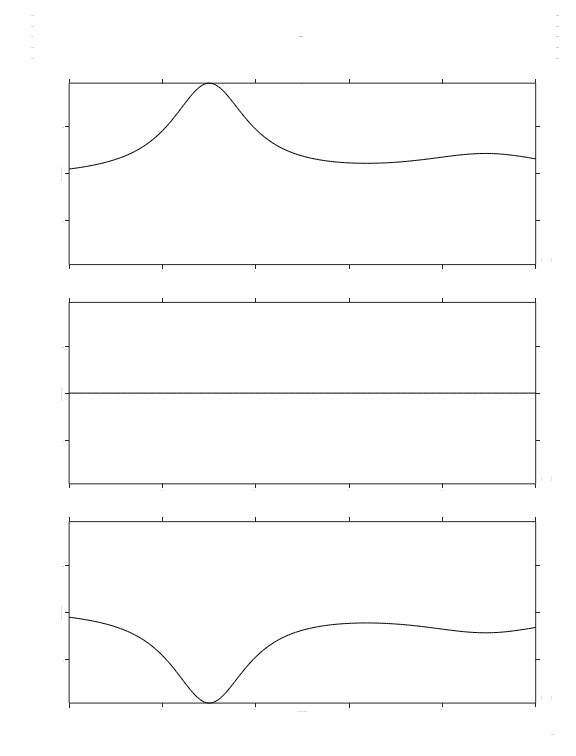

The MATLAB script that drew this image:
function h=plot3x1(varargin);

%PLOT3x1 - generic 3-panel plot routine
%
%h=plot3x1(data,cas,strXType,strXUnits,strYType,strYUnits,casUL,casUR,strComment,strTitle,strVersion,casSides);
%or
%h=plot3x1; % for template
%
%Inputs: data - matrix of [x yTop yMiddle yBottom]
%        cas - cell array of strings for ylabeling {'X-Axis','Y-Axis','Z-Axis'}
%        strXType - string for x-type (like 'Time')
%        strXUnits - string for x-units (like 'seconds')
%        strYType - string for y-type (like 'Acceleration')
%        strYUnits - string for y-units (like 'g')
%        casUL - cell array of strings for upper left text (max of 5)
%        casUR - cell array of strings for upper right text (max of 5)
%        strComment - string for comment at top
%        strTitle - string for title of top axes (usually 'Start <TimeBase> <StartTime>')
%        strVersion - version control string
%        casSides - cell array of strings for right side, rotated, axes-hugging text (max 2)
%                   casSides{1} for Axes11
%                   casSides{2} for Axes21
%                   casSides{3} for Axes31
%
%Outputs: h - structure of handles

%Author: Ken Hrovat, 1/18/2001
% $Id: plot3x1.m 4160 2009-12-11 19:10:14Z khrovat $

if nargin==0;
   [x,y]=humps(0:5e-3:1);x=x(:);y=y(:);
   data=[x y 1e-6*y -y];
   cas={'cas{1}','cas{2}','cas{3}'};
   strXType='strXType';
   strXUnits='strXUnits';
   strYType='strYType';
   strYUnits='strYUnits';
   casUL={'casUL{1}','casUL{2}','casUL{3}','casUL{4}','casUL{5}'};
   casUR={'casUR{1}','casUR{2}','casUR{3}','casUR{4}','casUR{5}'};
   strComment='strComment';
   strTitle='strTitle';
   strVersion='strVersion';
   casSides={{'casSides{1}{1}','casSides{1}{2}'};{'casSides{2}{1}','casSides{2}{2}'};{'casSides{3}{1}','casSides{3}{2}'}};
else
   [data,cas,strXType,strXUnits,strYType,strYUnits,casUL,casUR,strComment,strTitle,strVersion,casSides]=deal(varargin{:});
end

% Gather axis settings
xmin=min(data(:,1));
xmax=max(data(:,1));
ymin=min(min(data(:,2:end)));
ymax=max(max(data(:,2:end)));

% Figure layout
h.Figure = figure('Color',[1 1 1], ...
	'PaperPosition',[18 9 576 756], ...
	'PaperUnits','points', ...
	'Position',[69 9 765 960], ...
	'ResizeFcn','doresize(gcbf)', ...
	'Tag','Figure3x1', ...
	'ToolBar','figure', ...
   'DefaultaxesCreateFcn','plotedit(gcbf,''promoteoverlay'');');

% Start with bottom and work up (for backwards MATLAB handle issue)
% Axes31
h=locAxesLineText(3,h,data(:,1),data(:,4),cas,strYType,strYUnits,casSides);
h.TextXLabel31=xlabel(sprintf('%s (%s)',strXType,strXUnits));
h.TextVersion = text('Parent',h.Axes31, ...
	'Units','normalized', ...
	'Color',[0 0 0], ...
	'FontName','times', ...
	'FontSize',4, ...
	'HorizontalAlignment','right', ...
	'Position',[1.04 -0.17 0], ...
	'String',strVersion, ...
   'Tag','TextVersion');

% Axes21
h=locAxesLineText(2,h,data(:,1),data(:,3),cas,strYType,strYUnits,casSides);

% Axes11
h=locAxesLineText(1,h,data(:,1),data(:,2),cas,strYType,strYUnits,casSides);

% Title
h.TextTitle11=title(strTitle); set(h.TextTitle11,'tag','TextTitle11');

% Comment
h.TextComment = text('Parent',h.Axes11, ...
	'Units','normalized', ...
	'FontName','times', ...
	'HorizontalAlignment','center', ...
	'Position',[0.49597423510467 1.26 0], ...
	'String',strComment, ...
   'Tag','TextComment');

% TextUL (Upper Left)
posTextUL=-0.08;
for i=1:length(casUL)
   h=locTextUpper(i,h,posTextUL,casUL);
end

% TextUR (Upper Right)
posTextUR=1.05;
for i=1:length(casUR)
   h=locTextUpper(i,h,posTextUR,casUR);
end

% Need smarter setxlim function
set([h.Axes11 h.Axes21 h.Axes31],'xlim',[xmin xmax]);

% Need smarter setylim function
set([h.Axes11 h.Axes21 h.Axes31],'ylim',[ymin ymax]);

set([h.Axes11 h.Axes21 h.Axes31],'tickdir','out');

% Convenience handles
h.AxesALL=[h.Axes11; h.Axes21; h.Axes31];

% Tag axes last because of MATLAB funny
set(h.Axes11,'tag','Axes11');
set(h.Axes21,'tag','Axes21');
set(h.Axes31,'tag','Axes31');

%%%%%%%%%%%%%%%%%%%%%%%%%%%%%%%%%%%%%%%%%%%%%%%%%%%%%%%%%%%%%%%%%%%%
function h=locAxesLineText(r,h,x,y,cas,strYType,strYUnits,casSides);

% Layout parameters for axes (only vertical positions are different)
posAxesX=0.1176470588235294;
posAxesY=0.06818181818181818+0.286363636363636*(3-r);
posAxesW=0.8117647058823529;
posAxesH=0.2409090909090909;
posAxes=[posAxesX posAxesY posAxesW posAxesH];

posAxesX=0.12;
posAxesY=0.07+0.29*(3-r);
posAxesW=0.81;
posAxesH=0.24;
posAxes=[posAxesX posAxesY posAxesW posAxesH];


% Layout parameters for right side text (this for leftmost, rotated, axes-hugging text)
posTextSideOne=[1.009057971014493   0.01882845188284519    0];
deltaTextSidePos=0.0209420289855071;

% Row-column sPosition identifier
strSuffix=sprintf('%d1',r);

% Generate the axes
strAxesTag=['Axes' strSuffix];
hAxes = axes('Parent',h.Figure, ...
	'FontName','times', ...
	'Position',posAxes, ...
	'Tag',strAxesTag, ...
   'TickDir','out');
h=setfield(h,strAxesTag,hAxes);

% Plot the line
hLine=plot(x,y,'k-');
strLineTag=['Line' strSuffix];
set(hLine,'Tag',strLineTag);
h=setfield(h,strLineTag,hLine);

% Insert YLabel
strYLabelTag=['TextYLabel' strSuffix];
hy=ylabel(sprintf('%s %s (%s)',cas{r},strYType,strYUnits));
h=setfield(h,strYLabelTag,hy);

% Insert right-side, rotated, axis-hugging text
if ( ~isempty(casSides) & length(casSides)>=r )
   casSide=casSides{r};
   hts=[];
   for iSide=1:length(casSide)
      strSideTag=sprintf('TextSide%s%d',strSuffix,iSide);
      strText=casSide{iSide};
      hTextSide = text('Parent',hAxes, ...
         'Units','normalized', ...
         'FontName','times', ...
         'FontSize',9, ...
         'Position',posTextSideOne, ...
         'Rotation',90, ...
         'String',strText, ...
         'Tag',strSideTag, ...
         'VerticalAlignment','top');
      h=setfield(h,strSideTag,hTextSide);
      hts=[hts; hTextSide];
      posTextSideOne=posTextSideOne+[deltaTextSidePos 0 0];
   end
   if isfield(h,'TextALLSide')
      hOld=getfield(h,'TextALLSide');
   else
      hOld=[];
   end
   h=setfield(h,'TextALLSide',[hOld; hts]);
end

%%%%%%%%%%%%%%%%%%%%%%%%%%%%%%%%%%%%%%%%
function h=locTextUpper(i,h,posX,casUR);

dyTextUpper=0.06;
posY=1.38+(1-i)*dyTextUpper;
if posX<0.5
   strSide='left';
else
   strSide='right';
end

% Row identifier
strTextTag=sprintf('TextUpper%s%d',strSide,i);

hText=text('Parent',h.Axes11, ...
	'Units','normalized', ...
	'FontName','times', ...
	'FontSize',7, ...
	'HorizontalAlignment',strSide, ...
	'Position',[posX posY 0], ...
	'String',casUR{i}, ...
   'Tag',strTextTag);
h=setfield(h,strTextTag,hText);

if isfield(h,'TextALLUpper')
   hOld=getfield(h,'TextALLUpper');
else
   hOld=[];
end
h.TextALLUpper=[hOld; hText];

   
